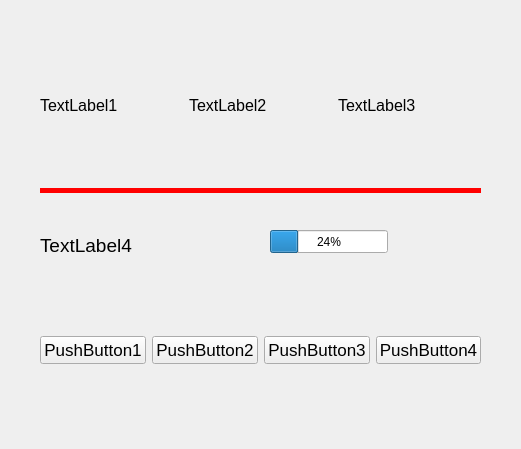
<?xml version="1.0" encoding="UTF-8"?>
<ui version="4.0">
 <class>MainWindow</class>
 <widget class="QMainWindow" name="MainWindow">
  <property name="geometry">
   <rect>
    <x>0</x>
    <y>0</y>
    <width>521</width>
    <height>449</height>
   </rect>
  </property>
  <property name="windowTitle">
   <string>MainWindow</string>
  </property>
  <widget class="QWidget" name="centralwidget">
   <widget class="QWidget" name="verticalLayoutWidget">
    <property name="geometry">
     <rect>
      <x>40</x>
      <y>30</y>
      <width>441</width>
      <height>151</height>
     </rect>
    </property>
    <layout class="QVBoxLayout" name="verticalLayout">
     <item>
      <layout class="QHBoxLayout" name="horizontalLayout">
       <item>
        <widget class="QLabel" name="label">
         <property name="font">
          <font>
           <pointsize>12</pointsize>
          </font>
         </property>
         <property name="text">
          <string>TextLabel1</string>
         </property>
        </widget>
       </item>
       <item>
        <widget class="QLabel" name="label_2">
         <property name="enabled">
          <bool>true</bool>
         </property>
         <property name="font">
          <font>
           <pointsize>12</pointsize>
          </font>
         </property>
         <property name="text">
          <string>TextLabel2</string>
         </property>
        </widget>
       </item>
       <item>
        <widget class="QLabel" name="label_3">
         <property name="font">
          <font>
           <pointsize>12</pointsize>
          </font>
         </property>
         <property name="text">
          <string>TextLabel3</string>
         </property>
        </widget>
       </item>
      </layout>
     </item>
    </layout>
   </widget>
   <widget class="QWidget" name="verticalLayoutWidget_2">
    <property name="geometry">
     <rect>
      <x>40</x>
      <y>290</y>
      <width>441</width>
      <height>121</height>
     </rect>
    </property>
    <layout class="QVBoxLayout" name="verticalLayout_2">
     <item>
      <layout class="QHBoxLayout" name="horizontalLayout_2">
       <item>
        <widget class="QPushButton" name="pushButton">
         <property name="font">
          <font>
           <pointsize>13</pointsize>
          </font>
         </property>
         <property name="text">
          <string>PushButton1</string>
         </property>
        </widget>
       </item>
       <item>
        <widget class="QPushButton" name="pushButton_2">
         <property name="font">
          <font>
           <pointsize>13</pointsize>
          </font>
         </property>
         <property name="text">
          <string>PushButton2</string>
         </property>
        </widget>
       </item>
       <item>
        <widget class="QPushButton" name="pushButton_3">
         <property name="font">
          <font>
           <pointsize>13</pointsize>
          </font>
         </property>
         <property name="text">
          <string>PushButton3</string>
         </property>
        </widget>
       </item>
       <item>
        <widget class="QPushButton" name="pushButton_4">
         <property name="font">
          <font>
           <pointsize>13</pointsize>
          </font>
         </property>
         <property name="text">
          <string>PushButton4</string>
         </property>
        </widget>
       </item>
      </layout>
     </item>
    </layout>
   </widget>
   <widget class="QLabel" name="label_4">
    <property name="geometry">
     <rect>
      <x>40</x>
      <y>230</y>
      <width>141</width>
      <height>31</height>
     </rect>
    </property>
    <property name="font">
     <font>
      <pointsize>14</pointsize>
     </font>
    </property>
    <property name="text">
     <string>TextLabel4</string>
    </property>
   </widget>
   <widget class="Line" name="line">
    <property name="geometry">
     <rect>
      <x>40</x>
      <y>180</y>
      <width>441</width>
      <height>20</height>
     </rect>
    </property>
    <property name="styleSheet">
     <string notr="true">color:red;</string>
    </property>
    <property name="frameShadow">
     <enum>QFrame::Plain</enum>
    </property>
    <property name="lineWidth">
     <number>5</number>
    </property>
    <property name="midLineWidth">
     <number>5</number>
    </property>
    <property name="orientation">
     <enum>Qt::Horizontal</enum>
    </property>
   </widget>
   <widget class="QProgressBar" name="progressBar">
    <property name="geometry">
     <rect>
      <x>270</x>
      <y>230</y>
      <width>118</width>
      <height>23</height>
     </rect>
    </property>
    <property name="value">
     <number>24</number>
    </property>
   </widget>
  </widget>
 </widget>
 <resources/>
 <connections/>
</ui>
